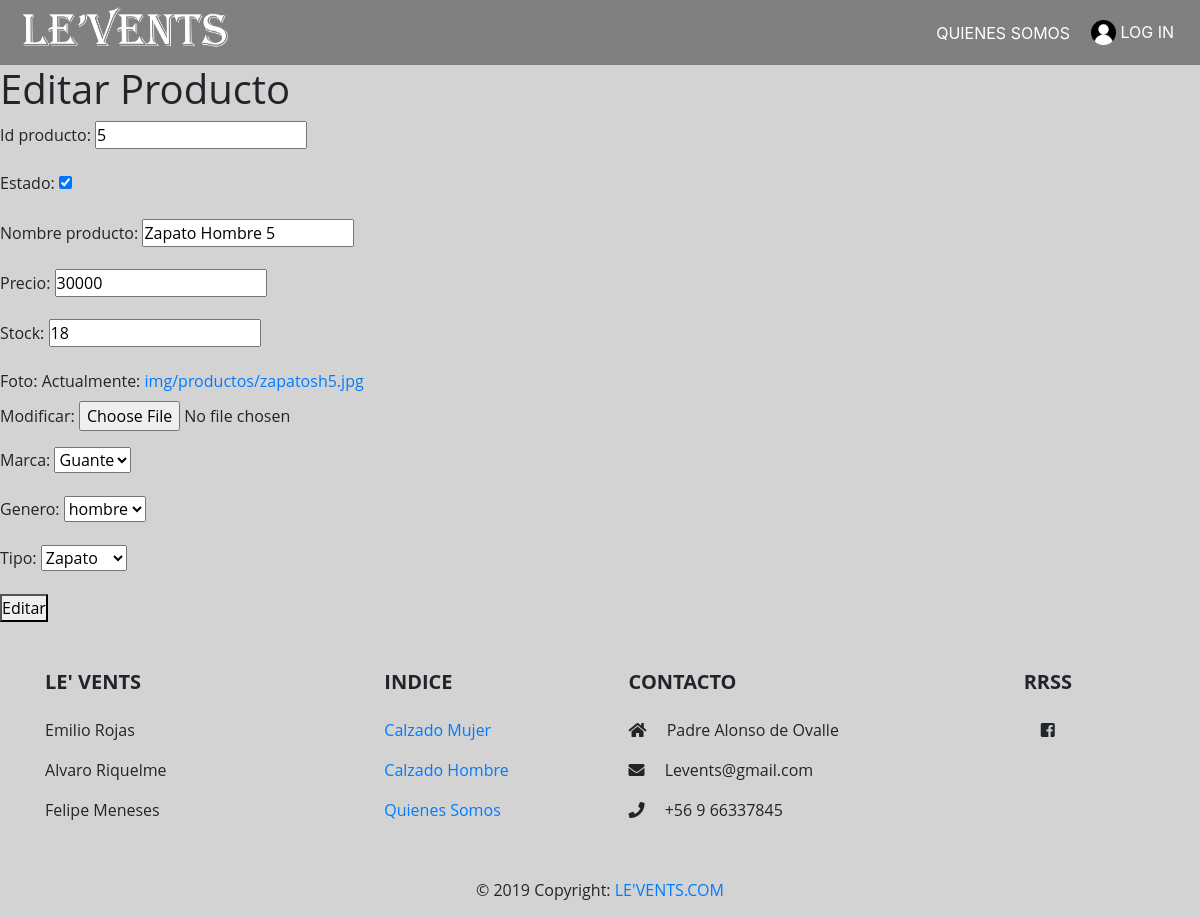
Page /productos_editar/5/ on the committed database.
### LeVents/models.py (models this page shows, shortened)
class Producto(models.Model):
    id_producto = models.IntegerField()
    estado = models.BooleanField(default=True)
    nombre_producto = models.CharField(max_length=100)
    precio = models.IntegerField()
    stock = models.IntegerField()
    foto = models.ImageField(upload_to='img/productos', null=True)
    marca = models.ForeignKey(Marca, on_delete=models.CASCADE)
    genero = models.ForeignKey(Genero, on_delete=models.CASCADE)
    tipo = models.ForeignKey(Tipo, on_delete=models.CASCADE)

### LeVents/views.py (the view)
# urls.py: url(r'^productos_editar/(?P<id_producto>\d+)/$', editar_producto, name='producto_editar'),
def editar_producto(request, id_producto):
    producto = Producto.objects.get(id_producto=id_producto)
    if request.method == "GET":
        form= ProductoForm(instance=producto)
    else:
        form= ProductoForm(request.POST, instance=producto)
        if form.is_valid():
            producto = form.save(commit=False)
            producto.save()
        return redirect('/')
    return render(request, "LeVents/productos_editar.html", {'form':form})

### LeVents/forms.py
class ProductoForm(forms.ModelForm):
    class Meta:
        model = Producto
        fields = ['id_producto','estado','nombre_producto','precio','stock','foto','marca','genero','tipo']

### LeVents/models.py (called while the page is built)
    def __str__(self):
        return self.nombre_marca

    def __str__(self):
        return self.nombre_genero

    def __str__(self):
        return self.nombre_tipo

### LeVents/templates/LeVents/productos_editar.html (shortened to what this page needs)
{% extends './base/index.html' %}
{% load staticfiles %}
{% block content %}
<h1>Editar Producto</h1>
<form method="POST">
    {{ form.as_p }}
    <button type="submit">Editar</button>
</form>
{% endblock  %}

### static/css/popup.css (style rules this page uses)
* { padding: 0; margin: 0; box-sizing:border-box; }
body { background: #fff; font-family: 'Open Sans', sans-serif; }

### rows in the picture
Producto: id_producto "5", estado "☑", nombre_producto "Zapato Hombre 5", precio "30000", stock "18", marca "Guante", genero "hombre", tipo "Zapato"
